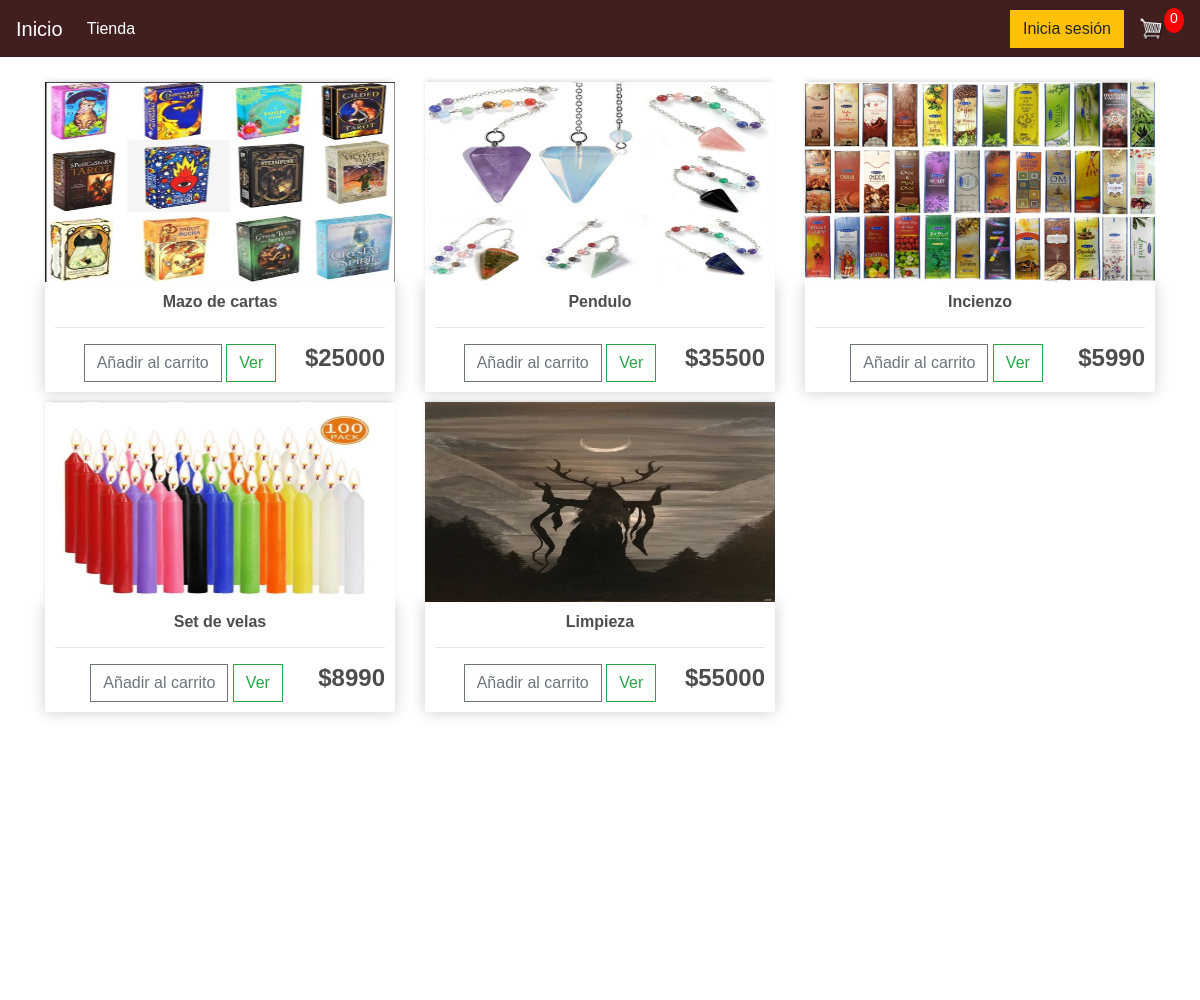
The app's page /tienda/ with its own data.
### tienda/models.py (models this page shows, shortened)
class Producto(models.Model):
    nombre = models.CharField(max_length=200)
    precio = models.IntegerField()
    digital = models.BooleanField(default=False, null=True, blank=False)
    imagen = models.ImageField(null=True, blank=True)
    @property
    def imagenURL(self):
        try:
            url = self.imagen.url
        except:
            url = ''
        return url

### tienda/views.py (the view)
# urls.py: path('', include('tienda.urls')),
def tienda(request):
    if request.user.is_authenticated:
        cliente= request.user.cliente
        orden, created= Orden.objects.get_or_create(cliente=cliente, completado=False)
        items = orden.ordenproducto_set.all()
        cartItems = orden.get_cart_items
    else:
        items = []
        orden = {'get_cart_total':0, 'get_cart_items':0, 'shipping':False}
        cartItems = orden['get_cart_items']
    productos = Producto.objects.all()
    context={'productos':productos, 'cartItems':cartItems}
    return render(request, 'tienda/tienda.html', context)

### tienda/templates/tienda/tienda.html
{% extends 'tienda/main.html' %}
{% load static %}
    {% block content %}
    <br><br>
    <div class="row">
		{% for product in productos%}
		<div class="col-lg-4">
			<img class="thumbnail" src="{{product.imagenURL}}">
			<div class="box-element product">
				<h6><strong>{{product.nombre}}</strong></h6>
				<hr>
				<button  data-product={{product.id}} data-action="add" class="btn btn-outline-secondary add-btn update-cart">Añadir al carrito</button>
				<a class="btn btn-outline-success" href="#">Ver</a>
				<h4 style="display: inline-block; float: right"><strong>
					${{product.precio}}</strong></h4>
			</div>
		</div>
{% endfor %}
	</div>
    {% endblock content %}

### tienda/static/tienda/css/main.css (style rules this page uses)
* { box-sizing: border-box; }
body { font-family: 'Roboto', sans-serif; background-image: url(https://github.com/DanielContador/Shiluc/blob/master/img/imagenportada.jpg?raw=true); background-size: cover; color: white; font-family: Arial, Helvetica, sans-serif; text-align: center; }
h1, h2, h3, h4, h5, h6 { color: hsl(0, 0%, 30%); }
.box-element { box-shadow: hsl(0, 0%, 80%) 0 0 16px; background-color: #fff; border-radius: 4px; padding: 10px; }
.thumbnail { width: 100%; height: 200px; -webkit-box-shadow: -1px -3px 5px -2px rgba(214, 214, 214, 1); -moz-box-shadow: -1px -3px 5px -2px rgba(214, 214, 214, 1); box-shadow: -1px -3px 5px -2px rgba(214, 214, 214, 1); }
.product { border-radius: 0 0 4px 4px; }
.col-lg-4, .col-lg-6, .col-lg-8, .col-lg-12 { margin-top: 10px; }
.btn { border-radius: 0; }

### records on screen
Producto: imagenURL (picture), nombre "Mazo de cartas", precio "25000"
Producto: imagenURL (picture), nombre "Pendulo", precio "35500"
Producto: imagenURL (picture), nombre "Incienzo", precio "5990"
Producto: imagenURL (picture), nombre "Set de velas", precio "8990"
Producto: imagenURL (picture), nombre "Limpieza", precio "55000"

### other values on screen
{{ cartItems }} "0"
